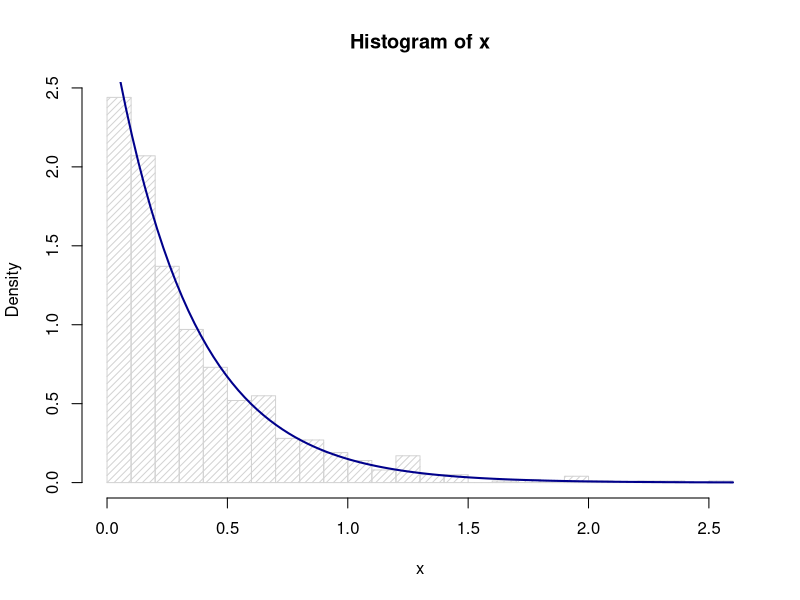
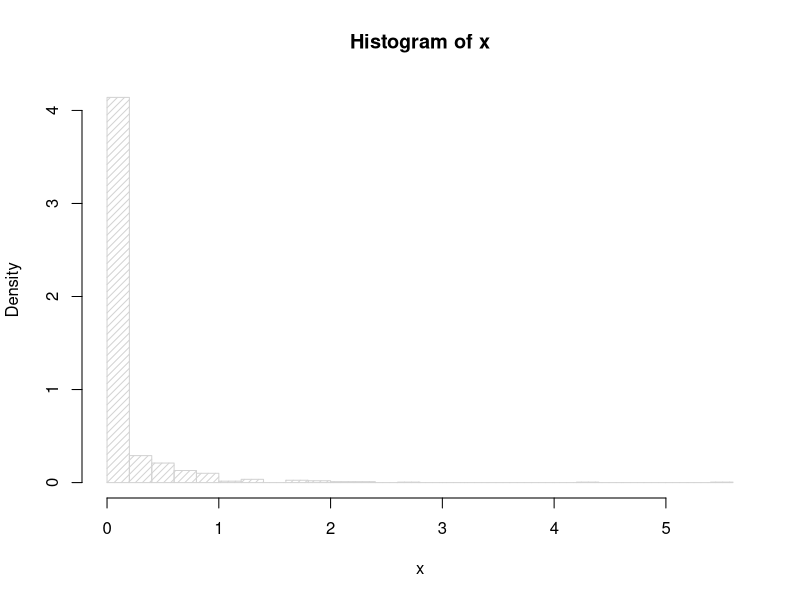
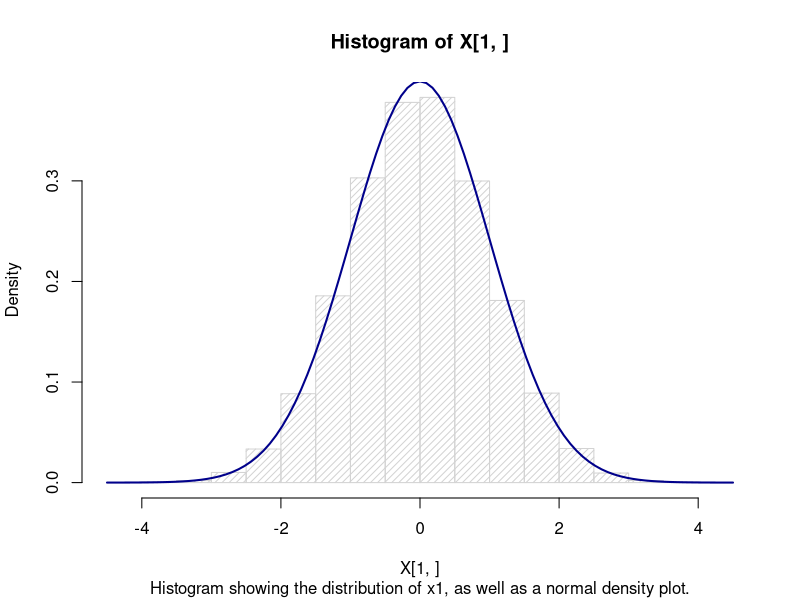
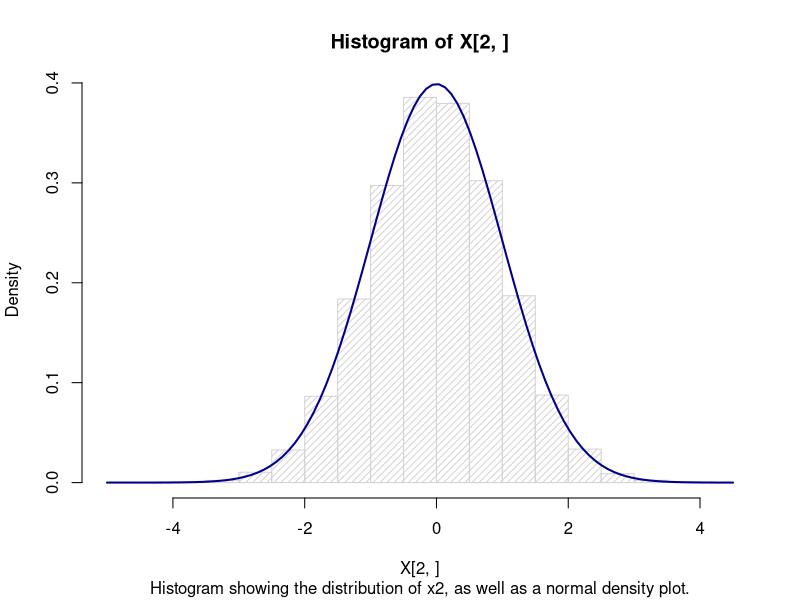
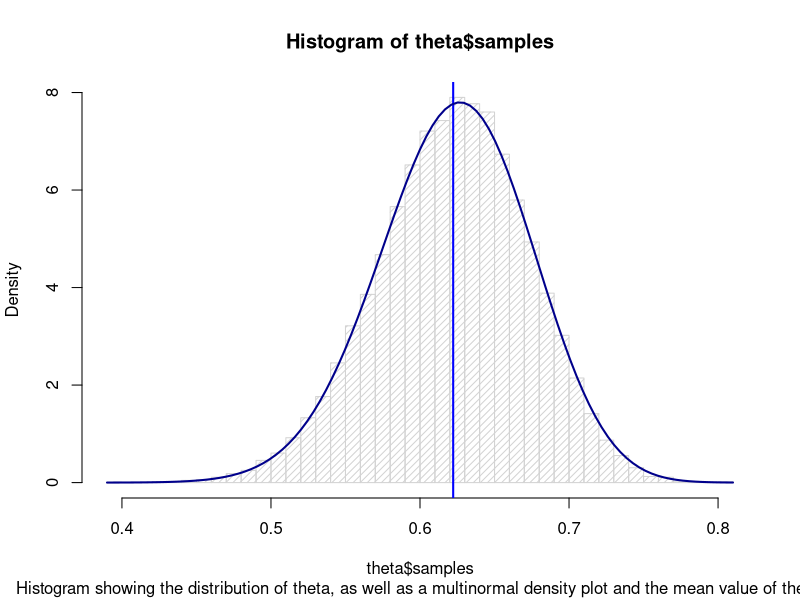
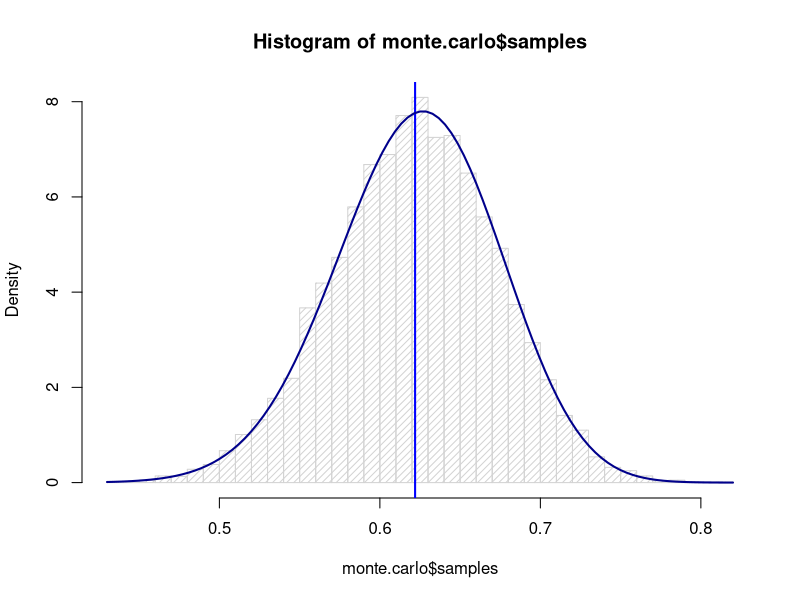

Write R code to recreate these figures, in order.
## ---- chunk 1
knitr::opts_chunk$set(echo = TRUE)
## ---- chunk 2
# Generate samples from exponential distribution
rate <- 3 #Rate parameter
n <- 1000 #Number of samples
generate.exponential <- function(rate, n){
  u <- runif(n) # Uniform distributed random variable
  x <- - 1/rate * log(u) # Inversion method
  return(x)
}
x <- generate.exponential(rate, n)
hist(x, density=20, breaks = 30, prob=TRUE)
curve(dexp(x, rate=rate), add=TRUE, col="darkblue", lwd=2)
## ---- chunk 3
# Generate samples from g(X)
rate <- 3 #Rate parameter
n <- 1000 #Number of samples
alpha <- 0.1 # Alpha parameter
generate.samples.g<- function(alpha, n){
  c <- alpha*exp(1)/(alpha+exp(1)) # Analyticaly expression for c
  u <- runif(n) # Uniform distributed random variable
  x <- c()
  # For loop as we have to check which expression to apply
  for (i in 1:n){
    if (u[i] < c/(alpha)){
      x <- c(x, (u[i]*(alpha)/c)^(1/alpha))
    }
    else{
      x <- c(x, 1-log(exp(1)/c*(1-u[i])))
    }
    
  }
  return(x)
}
x <- generate.samples.g(alpha, n)
hist(x, density=20, breaks = 20, prob=TRUE)
## ---- chunk 4
# Generate samples from normal distribution with Box-Muller
n <- 100000 #Number of samples
generate.normal <- function(n){
  u1 <- runif(n) # Uniform distributed random variable
  u2 <- runif(n) # Uniform distributed random variable
  x1 <- sqrt(-2*log(u1))*cos(2*pi*u2) # Normal distributed random variable
  x2 <- sqrt(-2*log(u1))*sin(2*pi*u2) # Normal distributed random variable
  X <- rbind(x1, x2)
  return (X)
}
X <- generate.normal(n)
hist(X[1,], density=20, breaks = 30, prob=TRUE)
curve(dnorm, add=TRUE, col="darkblue", lwd=2)
title(main = NULL, sub = "Histogram showing the distribution of x1, as well as a normal density plot.", xlab = NULL, ylab = NULL)
hist(X[2,], density=20, breaks = 30, prob=TRUE)
curve(dnorm, add=TRUE, col="darkblue", lwd=2)
title(main = NULL, sub = "Histogram showing the distribution of x2, as well as a normal density plot.", xlab = NULL, ylab = NULL)
## ---- chunk 5
cat("Expected mean: ", c(0, 0), "\n")
cat("Expected variance:  \n")
cbind(c(1,0),c(0,1))
cat("Sample mean: ", mean(X[1, ]), mean(X[2, ]), "\n")
cat("Sample variance: \n")
cov(t(X))
## ---- chunk 6
# Generate n samples from d variate normal distribution
n <- 10000 #Number of samples
mu <- c(0,0)
sigma <- cbind(c(1,0.5),c(0.5,1))
generate.d.normal <- function(n, mu, sigma){
  A <- chol(sigma)
  d <- length(mu)
  X <- generate.normal(n*d)
  x <- matrix(X[1,], nrow=d, ncol=n)
  Z <- mu+t(A)%*%x
}
## ---- chunk 7
Z <- generate.d.normal(n, mu, sigma)
cat("Expected mean: ", mu, "\n")
cat("Expected variance: \n")
sigma
cat("\n")
cat("Sample mean: ", mean(Z[1,]), mean(Z[2,]), "\n")
cat("Sample variance: \n")
cov(t(Z))
## ---- chunk 8
#Function f(x)
function.f <- function(x, alpha){
  if (x>0){
    return (x^(alpha-1)*exp(-x)/gamma(alpha))
  }
  else{
    return(0)
  }
}

#Function g(x)
function.g <- function(x, alpha){
  c = alpha*exp(1)/(alpha+exp(1))
  if (x>0 && x<1){
    return (c*x^(alpha-1))
  }
  else if(x >= 1){
    return(c*exp(-x))
  }
  else{
    return(0)
  }
}

# Generate n samples from d variate normal distribution
n <- 10000 #Number of samples
alpha <- 0.3
rejection.sampling <- function(n, alpha){
  c <- (alpha+exp(1))/(gamma(alpha)*alpha*exp(1))
  samples <- c()
  for (i in 1:n){
    repeat{
      x <- generate.samples.g(alpha, 1)
      acceptance.prob <- function.f(x, alpha)/(c*function.g(x, alpha))
      if(runif(1) <= acceptance.prob){
        samples <- c(samples, x)
        break
      }
    }
  }
  return (samples)
}
## ---- chunk 9
y <- rejection.sampling(n, alpha)
cat("Expected mean: ", alpha, "\n")
cat("Expected variance: ",alpha, " \n")
cat("Sample mean: ", mean(y), "\n")
cat("Sample variance: ",  var(y))

## ---- chunk 10
# An analytic log(gamma(x, alpha))-function
log.gamma <- function(x, alpha){
  return((alpha-1)*log(x)-x)
}
# Ratio-of-uniforms method
n <- 10000
alpha <- 30
ratio.of.uniforms <- function(n, alpha){
  sample.counter <- 0
  b.minus <- 0
  log.b.plus <- (alpha+1)/2*(log(alpha+1)-1)
  log.a <- (alpha-1)/2*(log(alpha-1)-1)
  samples <- c()
  for(i in 1:n){
    repeat{
      sample.counter <- sample.counter + 1
      log.x1 <- -generate.exponential(1, rate=1) + log.a
      log.x2 <- -generate.exponential(1, rate=1) + log.b.plus
      log.y <- log.x2 - log.x1
      y <- exp(log.y)
      if (2*log.x1 <= log.gamma(y, alpha)){
        samples <- c(samples, y)
        break
      }
    }
  }
  cat("Rejection ratio: ", (sample.counter-n)/n , "\n")
  return (samples)
}
## ---- chunk 11
y <- ratio.of.uniforms(n, alpha)
print("Expected: ")
cat("Mean: ", alpha, "\n")
cat("Variance: ", alpha, "\n")
print("Observed: ")
cat("Mean: ", mean(y), "\n")
cat("Variance: ", var(y), "\n")
## ---- chunk 12
n = 10000
alpha = 0.1
beta = 2
sample.gamma <- function(n, alpha, beta){
  if(alpha < 1){
    return(rejection.sampling(n, alpha)/beta)
  }
  else if (alpha == 1){
    return(generate.exponential(1, n)/beta)
  }
  else if (alpha > 1){
    return(ratio.of.uniforms(n, alpha)/beta)
  }
  else{
    return(0)
  }
}
## ---- chunk 13
y <- sample.gamma(n, alpha, beta)
print("Expected: ")
cat("Mean: ", alpha/beta, "\n")
cat("Variance: ", alpha/beta^2, "\n")
print("Observed: ")
cat("Mean: ", mean(y), "\n")
cat("Variance: ", var(y), "\n")
## ---- chunk 14

# Here, the user can manually change the alpha vector
# in order to draw a sample from any chosen Dirichlet distribution.
alphas.from.user=c(1.34534,0.9345,0.6356,20,14,5,2)

gammas.in.dirichlet <- function(alpha){
  n=length(alpha)
  gammas <- c()
  for(i in 1:n){
    gammas <- c(gammas, sample.gamma(1,alpha[i],1))
  }
  return(gammas)
}

generate.dirichlet <- function(alpha){  # Creates Dirichlet distributed vector
  g<-gammas.in.dirichlet(alpha)         # with the K chosen alphas 
  print(g)                              # as K-variate parameter vector.
  v<-sum(g)
  z=g/v
  return(z)
}       
dirich.var<-generate.dirichlet(alphas.from.user)
dirich.var             # The elements in the Dirichlet distribution
print(sum(dirich.var)) # The sum of the elements in the Dirichlet distribution
## ---- chunk 15
# Rejection sampling
n <- 20000 #Number of samples
posterior.f <- function(theta){
  y <- c(125, 18, 20, 34)
  return ((2+theta)^y[1]*(1-theta)^(y[2]+y[3])*theta^y[4])
  
}
rejection.sampling.multinomial <- function(n){
  sample.counter <- 0
  c <- optimize(posterior.f, c(0, 1), maximum=TRUE)$objective
  samples <- c()
  for(i in 1:n){
    repeat{
      sample.counter <- sample.counter + 1
      theta <- runif(1)
      acceptance.prob <- posterior.f(theta)/c
      u <- runif(1)
      if (u <= acceptance.prob){
        samples <- c(samples, theta)
        break
      }
    }
  }
  li <- list("samples" = samples, "number.samples" = sample.counter)
  return (li)
}
theta <- rejection.sampling.multinomial(n)
## ---- chunk 16
hist(theta$samples, density=20, breaks = 30, prob=TRUE)
abline(v = mean(theta$samples), col = "blue", lwd = 2)
title(main = NULL, sub = "Histogram showing the distribution of theta, as well as a multinormal density plot and the mean value of theta.", xlab = NULL, ylab = NULL)
curve(posterior.f(x)/integrate(posterior.f, lower=0, upper=1)$value, add=TRUE, col="darkblue", lwd=2)
cat("Theta sample mean", mean(theta$samples))
## ---- chunk 17
# Using monte carlo integration to estimate the mean
monte.carlo.integration <- function(){
  n <- 10000 # Number of samples
  samples <- rejection.sampling.multinomial(n)$samples # Sample n samples from the posterior distribution of theta
  mu <- sum(samples)/n # Monte carlo estimate of the mean
  return (list("observed_mean" = mu, "samples" = samples))
}
monte.carlo <- monte.carlo.integration()

# Show histogram, density and mean of the samples
hist(monte.carlo$samples, density=20, breaks = 30, prob=TRUE)
abline(v = mean(monte.carlo$samples), col = "blue", lwd = 2)
curve(posterior.f(x)/integrate(posterior.f, lower=0, upper=1)$value, add=TRUE, col="darkblue", lwd=2)

# Function that returns theta*f(theta) for some value of theta
numerical.integration <- function(theta){
  return (theta*posterior.f(theta))
}
# Numerival integration of theta*f(theta) to obtain the expected mean
Analytic_mean <- integrate(numerical.integration, lower=0,upper=1)$value/integrate(posterior.f, lower=0, upper=1)$value
## ---- chunk 18
cat("Monte Carlo mean: ", monte.carlo$observed_mean, "\n")
cat("Analytic mean: ", Analytic_mean, "\n")
## ---- chunk 19
n = 20000 #number of samples
cat("Observed: ", rejection.sampling.multinomial(n)$number.samples/n)
cat("Analytic: ", optimize(posterior.f, c(0, 1), maximum=TRUE)$objective/integrate(posterior.f, lower=0, upper=1)$value)
## ---- chunk 20
# 
beta.distribution <- function(x, alpha, beta){
  return(x^(alpha-1)*(1-x)^(beta-1)/beta(alpha, beta))
}
importance.sampling <- function(n){
  samples <- rejection.sampling.multinomial(n)$samples
  w = (1-samples)^4
  mu.is <- sum(samples*w)/sum(w)
  return(mu.is)
}

importance.sampling(20000)
